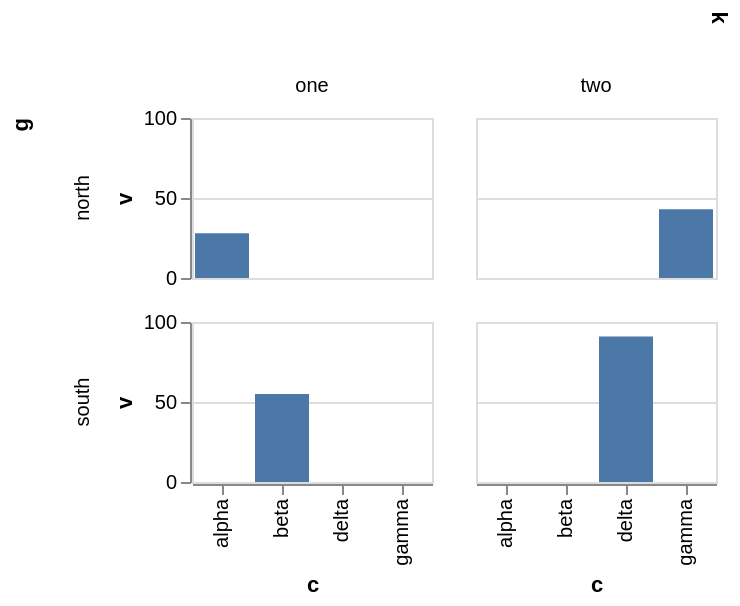

This figure's Vega-Lite source:
### Vega-Lite specification from a JSON file in a GitHub repository (floating-point values rounded to 4 significant figures)
{"$schema": "https://vega.github.io/schema/vega-lite/v6.json", "description": "The heading over a trellis faces the way its captions do, and by the same two rules: `assembleTitleGroup` spreads `...defaultHeaderGuideBaseline(titleAngle, headerChannel)` and `...defaultHeaderGuideAlign(headerChannel, titleAngle, titleAnchor)` into the title it builds, exactly as `assembleLabelTitle` spreads them off `labelAngle` and `labelAnchor` into each cell's caption. This compiler called neither for a heading — only for a caption — so a trellis that anchored its heading to one end of the grid drew it centred, and one that turned it on its side drew it turned and still anchored as though it were flat. Both properties are read through `getHeaderProperty`, which asks the header's own block, then `config.headerRow`/`config.headerColumn`, then `config.header`, so the anchor written once in the theme here reaches both of this chart's headings and the turn written on the column's own header reaches one. The rules are asked through the **band** the heading is in rather than the channel it captions: a column heading runs across the top of the grid and is faced as an `x` axis's labels are, a row heading down the side as a `y` axis's, and both ask `defaultLabelBaseline` for `alwaysIncludeMiddle`, which an axis does not — a heading turned a quarter turn has its own length running across the band, so it is centred on the band rather than pushed to one edge of it, which is why the column heading is baselined `middle`. The row heading is turned by nothing at all and is still aligned, `right`, because `defaultHeaderGuideAlign` switches on the anchor before it reaches the angle and the two `case` arms answer outright: a heading pushed to one end of the grid is pushed there whether or not anything turned it, and reading the anchor only inside a test for an angle would leave every unturned, anchored heading centred. The baseline is the angle's alone — `defaultLabelBaseline` answers nothing without one — so that row heading has none. The anchor is also the whole of `layout.titleBand`: `LAYOUT_TITLE_BAND = {column: {start: 0, end: 1}, row: {start: 1, end: 0}}`, the two bands being numbered from opposite corners, so one anchor written once puts the column heading against band 1 and the row heading against band 0 — and this compiler wrote no `titleBand` at all. The captions on the cells must not change. They are the header's `label…` properties and neither the theme nor either header states one of them, so they stay flat, unanchored and unbaselined beside headings that are none of those things: the words that face a heading are not an instruction to the names underneath it.", "data": {"values": [{"c": "alpha", "v": 28, "k": "one", "g": "north"}, {"c": "beta", "v": 55, "k": "one", "g": "south"}, {"c": "gamma", "v": 43, "k": "two", "g": "north"}, {"c": "delta", "v": 91, "k": "two", "g": "south"}]}, "config": {"header": {"titleAnchor": "end"}}, "width": 120, "height": 80, "mark": "bar", "encoding": {"x": {"field": "c", "type": "nominal"}, "y": {"field": "v", "type": "quantitative"}, "column": {"field": "k", "type": "ordinal", "header": {"titleAngle": 90}}, "row": {"field": "g", "type": "ordinal"}}}
